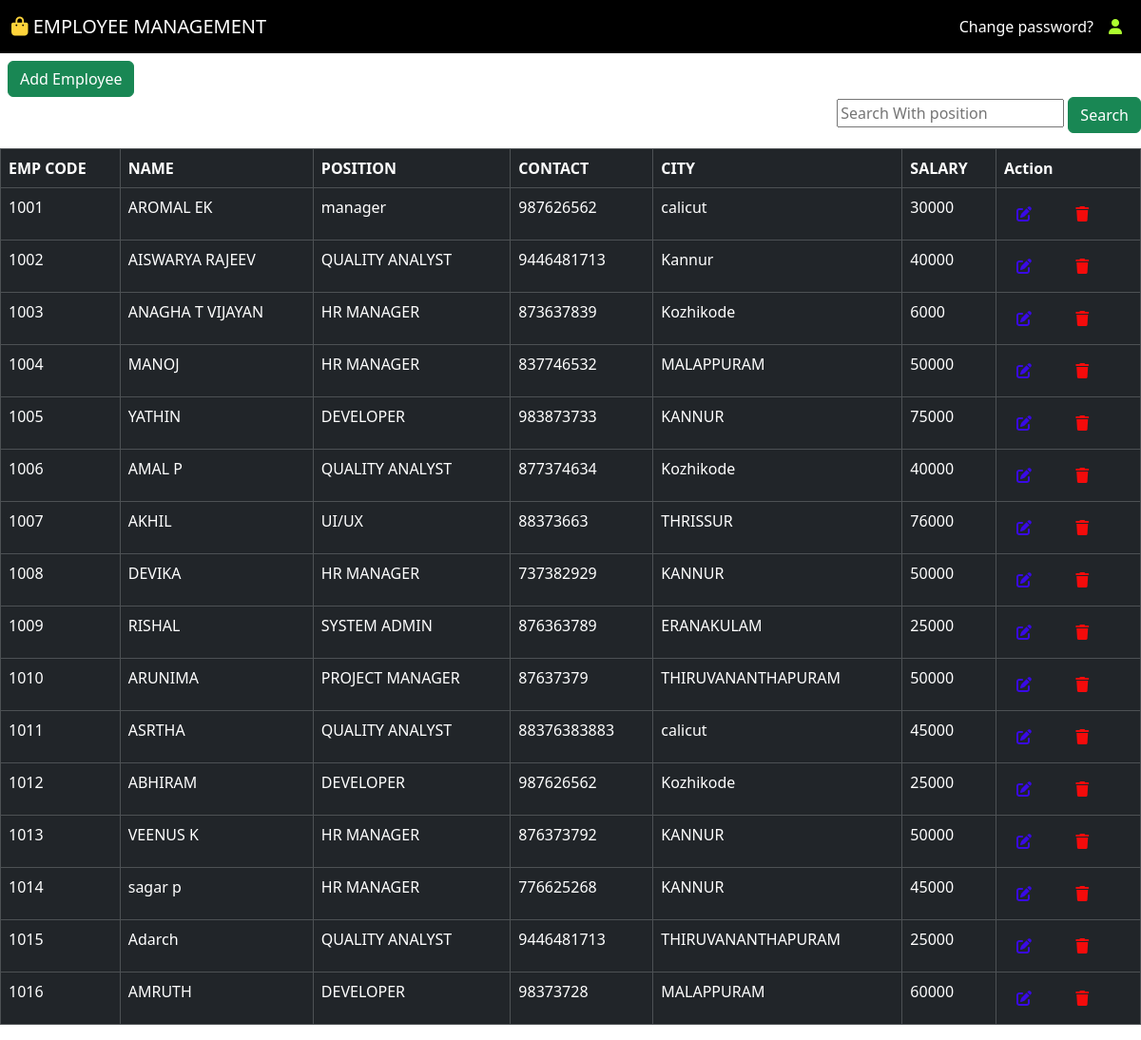
The page /empmanagement/home on the database its author committed.
### empmanagement/models.py (models this page shows, shortened)
class Employee(models.Model):
    Emp_code=models.CharField(max_length=100)
    name=models.CharField(max_length=15)
    options=(
        ('DEVELOPER',"DEVELOPER"),
        ("HR MANAGER","HR MANAGER"),
        ("QUALITY ANALYST","QUALITY ANALYST"),
        ("UI_UX","UI_UX"),
    )
    position=models.CharField(max_length=30,choices=options)
    contact=models.IntegerField()
    city=models.CharField(max_length=34)
    salary=models.IntegerField()

### empmanagement/views.py (the view)
# urls.py: path('home',HomeView.as_view(),name='home'),
class HomeView(View):
    def get(self,request):
        data=Employee.objects.all()
        return render(request,"home.html",{"data":data} )

### empmanagement/templates/home.html (shortened to what this page needs)
<!doctype html>
<html lang="en">
    <head>
        <link
            href="https://cdn.jsdelivr.net/npm/bootstrap@5.3.2/dist/css/bootstrap.min.css"
            rel="stylesheet"
        />
        <link rel="stylesheet" href="https://cdnjs.cloudflare.com/ajax/libs/font-awesome/6.6.0/css/all.min.css" />
    </head>
    <body>
        {% extends 'navbar.html' %}
        {% block nav %}
        <a href="{% url 'add' %}" class="btn btn-success ms-2 mt-2">Add Employee</a>
        <div class="d-flex justify-content-end">
            <form action="{% url 'search' %}" method="GET" class="form-inline  my-2  my-lg-0">
            <input type="search" placeholder="Search With position" name="query" class="form-conrol mr-ms-2">
            <button class="btn btn-success">Search</button>
        </form>
            </div>
        <table class="table table-dark table-bordered w-100 mt-3">
            <thead>
                <tr>
                    <th>EMP CODE</th>
                    <th>NAME</th>
                    <th>POSITION</th>
                    <th>CONTACT</th>
                    <th>CITY</th>
                    <th>SALARY</th>
                    <th>Action</th>
                </tr>
            </thead>
            <tbody>
                {% for i in data %}
                <tr>
                    <td>{{i.Emp_code}}</td>
                    <td>{{i.name}}</td>
                    <td>{{i.position}}</td>
                    <td>{{i.contact}}</td>
                    <td>{{i.city}}</td>
                    <td>{{i.salary}}</td>
                    <td>
                        <a href="{% url 'edit' i.id %}" class="btn me-3">
                            <i class="fa-solid fa-pen-to-square" style="color: #390ae6;"></i>
                        </a>
                        <a href="{% url 'del' i.id %}" class="btn">
                            <i class="fa-solid fa-trash" style="color: #f40b0b;"></i>
                        </a>
                    </td>
                </tr>
                {% endfor %}
            </tbody>
    </table>
    </body>
    {% endblock nav %}

### empmanagement/templates/navbar.html (shortened to what this page needs)
<!doctype html>
<html lang="en">
    <head>
        <link
            href="https://cdn.jsdelivr.net/npm/bootstrap@5.3.2/dist/css/bootstrap.min.css"
            rel="stylesheet"
        />
    <link rel="stylesheet" href="https://cdnjs.cloudflare.com/ajax/libs/font-awesome/6.7.0/css/all.min.css" />
    </head>
    <body>
        <nav class="navbar navbar-expand-lg navbar-dark" style="background-color:black;">
            <div class="container-fluid">
                <a class="navbar-brand" href="{% url 'home' %}">
                    <i class="fa-solid fa-bag-shopping" style="color: #FFD43B;"></i>
                    EMPLOYEE MANAGEMENT</a>
            <div class="collapse navbar-collapse justify-content-end" id="navbarSupportedContent">
                <ul class="navbar-nav mb-2 mb-lg-0">
                <li class="nav-item">
                    <a class="nav-link" href="{% url 'changepswd' %}">
                        <h7 class="table-dark ">Change password?</h3>
                    </a>
                </li>
                <li class="nav-item">
                    <a class="nav-link" href="{% url 'logout' %}">
                        <i class="fa-solid fa-user" style="color: greenyellow;"></i>
                    </a>
                </li>
                </ul>
            </div>
            </div>
        </nav>
        {% block nav %}
        {% endblock nav %}
    </body>
</html>

### rows shown on the page
Employee: Emp_code "1001", name "AROMAL EK", position "manager", contact "987626562", city "calicut", salary "30000"
Employee: Emp_code "1002", name "AISWARYA RAJEEV", position "QUALITY ANALYST", contact "9446481713", city "Kannur", salary "40000"
Employee: Emp_code "1003", name "ANAGHA T VIJAYAN", position "HR MANAGER", contact "873637839", city "Kozhikode", salary "6000"
Employee: Emp_code "1004", name "MANOJ", position "HR MANAGER", contact "837746532", city "MALAPPURAM", salary "50000"
Employee: Emp_code "1005", name "YATHIN", position "DEVELOPER", contact "983873733", city "KANNUR", salary "75000"
Employee: Emp_code "1006", name "AMAL P", position "QUALITY ANALYST", contact "877374634", city "Kozhikode", salary "40000"
Employee: Emp_code "1007", name "AKHIL", position "UI/UX", contact "88373663", city "THRISSUR", salary "76000"
Employee: Emp_code "1008", name "DEVIKA", position "HR MANAGER", contact "737382929", city "KANNUR", salary "50000"
Employee: Emp_code "1009", name "RISHAL", position "SYSTEM ADMIN", contact "876363789", city "ERANAKULAM", salary "25000"
Employee: Emp_code "1010", name "ARUNIMA", position "PROJECT MANAGER", contact "87637379", city "THIRUVANANTHAPURAM", salary "50000"
Employee: Emp_code "1011", name "ASRTHA", position "QUALITY ANALYST", contact "88376383883", city "calicut", salary "45000"
Employee: Emp_code "1012", name "ABHIRAM", position "DEVELOPER", contact "987626562", city "Kozhikode", salary "25000"
Employee: Emp_code "1013", name "VEENUS K", position "HR MANAGER", contact "876373792", city "KANNUR", salary "50000"
Employee: Emp_code "1014", name "sagar p", position "HR MANAGER", contact "776625268", city "KANNUR", salary "45000"
Employee: Emp_code "1015", name "Adarch", position "QUALITY ANALYST", contact "9446481713", city "THIRUVANANTHAPURAM", salary "25000"
Employee: Emp_code "1016", name "AMRUTH", position "DEVELOPER", contact "98373728", city "MALAPPURAM", salary "60000"
